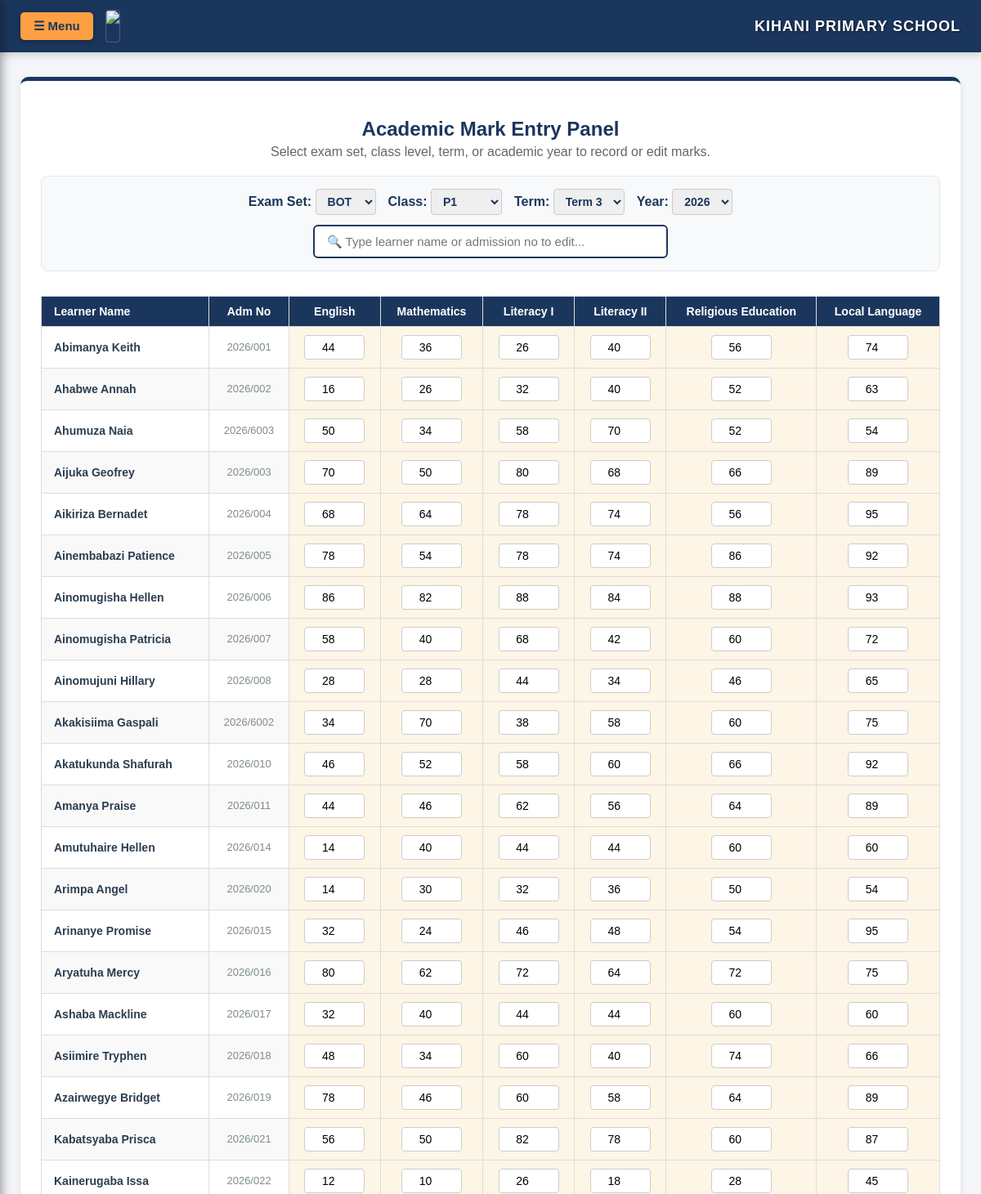
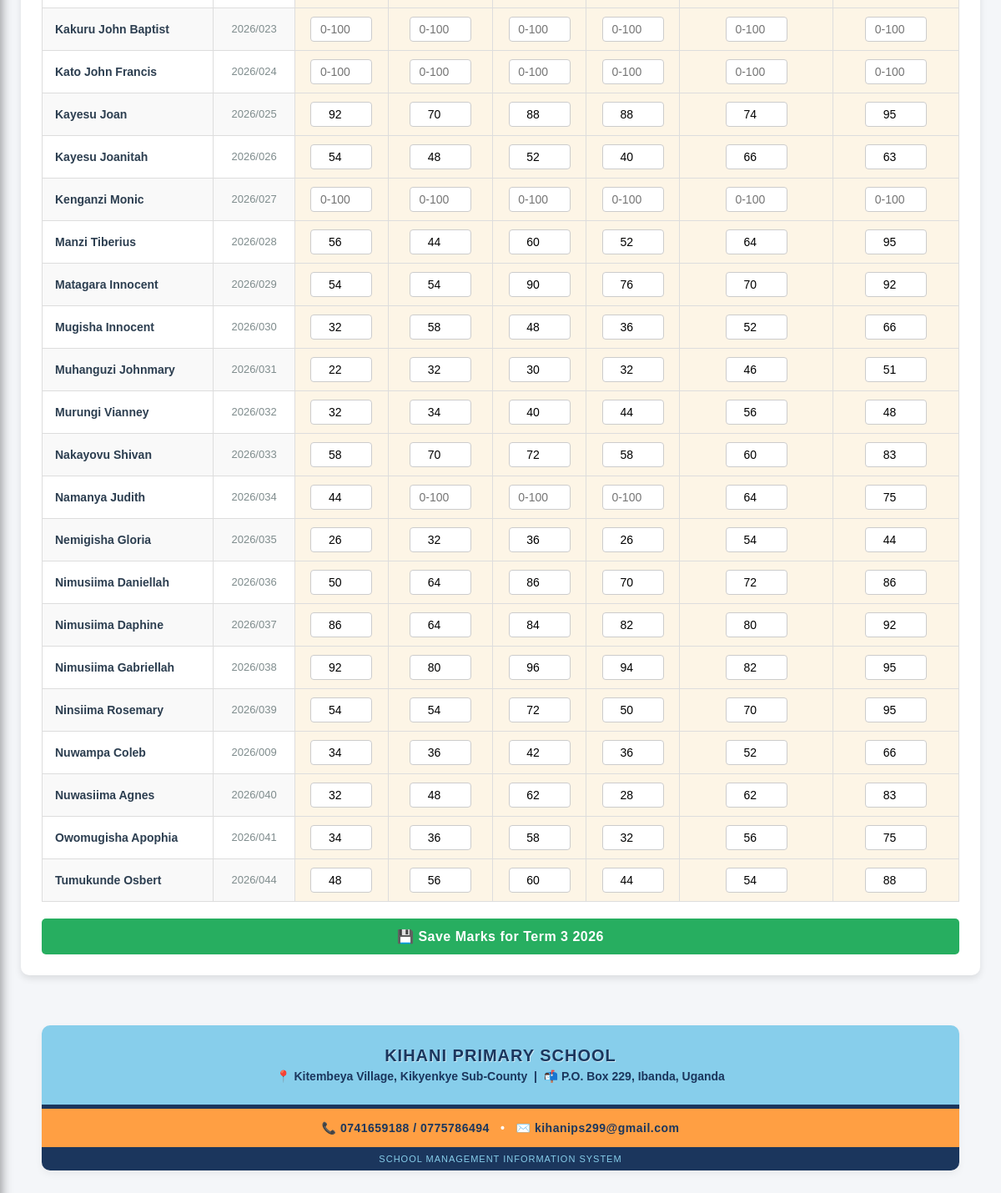
The page /manage_marks (signed in) on the database its author committed (2 pictures, top to bottom).
### tables this page shows
CREATE TABLE settings (
            id INTEGER PRIMARY KEY,
            current_term TEXT,
            current_year INTEGER
        );

CREATE TABLE students (
        id INTEGER PRIMARY KEY AUTOINCREMENT,
        admission_no TEXT, section TEXT, class_name TEXT, name TEXT,
        gender TEXT, dob TEXT, parent TEXT, phone TEXT, village TEXT, photo TEXT
    , parent_contact TEXT);

### appp.py (the view, shortened to what this page needs)
@app.route('/manage_marks', methods=['GET', 'POST'])
def manage_marks():
    if "admin" not in session:
        return redirect(url_for("login"))
    conn = sqlite3.connect(DB_NAME)
    conn.row_factory = sqlite3.Row
    subjects_p1_p3 = ["English", "Mathematics", "Literacy I", "Literacy II", "Religious Education", "Local Language"]
    subjects_p4_p7 = ["English", "Mathematics", "Integrated Science", "Social Studies (SST)"]
    subjects_pre_primary = ["Language", "Numbers", "Writing", "Social", "Health"]
    s_row = conn.execute("SELECT current_term, current_year FROM settings WHERE id = 1").fetchone()
    default_term = s_row['current_term'] if s_row else 'Term 1'
    default_year = int(s_row['current_year']) if s_row else 2026
    selected_class = request.args.get('class_name', 'P1')
    selected_exam = request.args.get('exam_type', 'BOT')
    selected_term = request.args.get('term', default_term)
    try:
        selected_year = int(request.args.get('year', default_year))
    except ValueError:
        selected_year = default_year
    students_rows = conn.execute(
        "SELECT * FROM students WHERE class_name = ? ORDER BY name ASC",
        (selected_class,)
    ).fetchall()
    students = []
    for s in students_rows:
        s_dict = dict(s)
        marks_rows = conn.execute("""
            SELECT TRIM(subject) as clean_sub, exam_type, score
            FROM marks
            WHERE TRIM(admission_no) = ? AND term = ? AND year = ?
        """, (str(s['admission_no']).strip(), selected_term, selected_year)).fetchall()
        marks_all = {}
        for m in marks_rows:
            sub_key = m['clean_sub']
            if sub_key in ["Social Studies", "SST"]:
                sub_key = "Social Studies (SST)"
            db_exam_tag = m['exam_type']
            if db_exam_tag == 'MTC': key = f"{sub_key}_MOT"
            else: key = f"{sub_key}_{db_exam_tag}"
            marks_all[key] = m['score']
        s_dict['marks_all'] = marks_all
        students.append(s_dict)
    conn.close()
    return render_template(
        "report_cards.html",
        students=students,
        selected_class=selected_class,
        selected_exam=selected_exam,
        selected_term=selected_term,
        selected_year=selected_year,
        subjects_p1_p3=subjects_p1_p3,
        subjects_p4_p7=subjects_p4_p7,
        subjects_pre_primary=subjects_pre_primary
    )

### templates/report_cards.html (shortened to what this page needs)
<!DOCTYPE html>
<html lang="en">
<head>
</head>
<body>
    <div style="background-color: #1B365D; padding: 12px 25px; display: flex; align-items: center; justify-content: space-between; box-shadow: 0 4px 10px rgba(0,0,0,0.15);">
        <div style="display: flex; align-items: center; gap: 15px;">
            <button class="menu-toggle-btn" onclick="toggleSidebar()">&#9776; Menu</button>
            <img src="{{ url_for('static', filename='photos/badge.jpg') }}" style="height: 38px; border-radius: 4px; border: 1px solid rgba(255,255,255,0.2);">
        </div>
        <div style="color: white; font-weight: bold; font-size: 18px; letter-spacing: 1px; text-shadow: 1px 1px 2px rgba(0,0,0,0.6);">
            KIHANI PRIMARY SCHOOL
        </div>
    </div>
    <div class="main-container">
        <div class="dashboard-container">
            <h2 style="color: #1B365D; text-align: center; margin-bottom: 5px;">Academic Mark Entry Panel</h2>
            <p style="text-align: center; color: #666; margin-top: 0; margin-bottom: 20px;">Select exam set, class level, term, or academic year to record or edit marks.</p>
            <form method="POST" action="{{ url_for('manage_marks') }}">
                <div style="background: #f8f9fa; padding: 15px; border-radius: 8px; margin-bottom: 15px; border: 1px solid #e2e8f0;">
                    <div style="display: flex; justify-content: center; gap: 15px; margin-bottom: 12px; flex-wrap: wrap;">
                        <div>
                            <label style="font-weight: bold; color: #1B365D;">Exam Set: </label>
                            <select id="examSelect" onchange="updateFilters()">
                                <option value="BOT" {% if selected_exam == "BOT" %}selected{% endif %}>BOT</option>
                            </select>
                        </div>
                        <div>
                            <label style="font-weight: bold; color: #1B365D;">Class: </label>
                            <select id="classSelect" onchange="updateFilters()">
                                <option value="P1" {% if selected_class == "P1" %}selected{% endif %}>P1</option>
                            </select>
                        </div>
                        <div>
                            <label style="font-weight: bold; color: #1B365D;">Term: </label>
                            <select id="termSelect" onchange="updateFilters()">
                                <option value="Term 3" {% if selected_term == "Term 3" %}selected{% endif %}>Term 3</option>
                            </select>
                        </div>
                        <div>
                            <label style="font-weight: bold; color: #1B365D;">Year: </label>
                            <select id="yearSelect" onchange="updateFilters()">
                                {% for y in range(2024, 2031) %}
                                    <option value="{{ y }}" {% if selected_year == y %}selected{% endif %}>{{ y }}</option>
                                {% endfor %}
                            </select>
                        </div>
                    </div>
                    <div class="search-container">
                        <input type="text" id="learnerSearch" class="search-input" onkeyup="filterLearners()" accesskey="q" placeholder="🔍 Type learner name or admission no to edit...">
                    </div>
                </div>
                <div style="overflow-x: auto;">
                    <table id="marksTable">
                        <thead>
                            <tr>
                                <th style="text-align: left; padding-left: 15px;">Learner Name</th>
                                <th>Adm No</th>
                                {% if selected_class in ['P1', 'P2', 'P3'] %}
                                    {% set active_subjects = subjects_p1_p3 %}
                                {% elif selected_class in ['P4', 'P5', 'P6', 'P7'] %}
                                    {% set active_subjects = subjects_p4_p7 %}
                                {% else %}
                                    {% set active_subjects = subjects_pre_primary %}
                                {% endif %}
                                {% for sub in active_subjects %}
                                    <th>{{ sub }}</th>
                                {% endfor %}
                            </tr>
                        </thead>
                        <tbody id="marksTbody">
                            {% for student in students %}
                            <tr>
                                <td style="text-align: left; font-weight: bold; color: #2c3e50; padding-left: 15px;">
                                    {{ student.name }}
                                </td>
                                <td style="color: #7f8c8d; font-size: 13px;">{{ student.admission_no }}</td>
                                {% for sub in active_subjects %}
                                <td style="background: #fdf5e6;">
                                    {% if sub == "Social Studies (SST)" %}
                                        {% set mark_key = "Social Studies (SST)_" ~ selected_exam %}
                                    {% else %}
                                        {% set mark_key = sub ~ '_' ~ selected_exam %}
                                    {% endif %}
                                    {% set saved_score = student.marks_all.get(mark_key, '') %}
                                    <input type="number"
                                           name="score__{{ student.admission_no }}__{{ sub }}"
                                           placeholder="0-100"
                                           value="{{ saved_score }}"
                                           min="0" max="100">
                                </td>
                                {% endfor %}
                            </tr>
                            {% else %}
                            <tr>
                                <td colspan="10" style="text-align: center; color: #888; padding: 20px;">
                                    No students found for {{ selected_class }}.
                                </td>
                            </tr>
                            {% endfor %}
                        </tbody>
                    </table>
                </div>
                <button type="submit" class="save-btn">💾 Save Marks for {{ selected_term }} {{ selected_year }}</button>
            </form>
        </div>
    </div>
    <footer style="margin-top: 30px; margin-bottom: 30px; text-align: center; font-family: Arial, sans-serif; border-radius: 10px; overflow: hidden; box-shadow: 0 4px 10px rgba(0,0,0,0.05); max-width: 1100px; margin-left: auto; margin-right: auto;">
        <div style="background: #87CEEB; padding: 25px 15px; border-bottom: 5px solid #1B365D;">
            <strong style="color: #1B365D; font-size: 20px; letter-spacing: 1px; text-shadow: 1px 1px 0px rgba(255,255,255,0.6);">
                KIHANI PRIMARY SCHOOL
            </strong><br>
            <span style="color: #1B365D; font-weight: bold; font-size: 14px; display: inline-block; margin-top: 5px;">
                📍 Kitembeya Village, Kikyenkye Sub-County &nbsp;|&nbsp; 📬 P.O. Box 229, Ibanda, Uganda
            </span>
        </div>
        <div style="background: #FF9F43; padding: 15px; color: white; font-weight: bold; font-size: 14px; letter-spacing: 0.5px;">
            📞 <span style="color: #1B365D;">0741659188 / 0775786494</span> &nbsp;&nbsp;•&nbsp;&nbsp; ✉️ <span style="color: #1B365D;">kihanips299@gmail.com</span>
        </div>
        <div style="background: #1B365D; padding: 8px; color: #87CEEB; font-size: 11px; text-transform: uppercase; letter-spacing: 1px;">
            School Management Information System
        </div>
    </footer>
</body>
</html>

### templates/report_cards.html (style rules this page uses)
body { font-family: Arial, sans-serif; background: #f4f6f9; padding: 0; margin: 0; min-height: 100vh; }
.main-container { padding: 30px 10px; }
.dashboard-container { max-width: 1100px; margin: 0 auto; background: white; border-radius: 10px; padding: 25px; box-shadow: 0 4px 8px rgba(0,0,0,0.1); border-top: 5px solid #1B365D; }
table { width: 100%; border-collapse: collapse; margin-top: 15px; font-size: 14px; }
th, td { border: 1px solid #ddd; padding: 10px; text-align: center; }
th { background: #1B365D; color: white; }
tr:nth-child(even) { background-color: #f9f9f9; }
input[type="number"] { width: 60px; padding: 6px; text-align: center; border: 1px solid #ccc; border-radius: 4px; font-size: 14px; }
.save-btn { background: #27ae60; color: white; border: none; padding: 12px 20px; border-radius: 5px; cursor: pointer; width: 100%; margin-top: 20px; font-weight: bold; font-size: 16px; letter-spacing: 0.5px; transition: background 0.2s; }
select { padding: 6px 10px; border-radius: 4px; border: 1px solid #ccc; font-size: 14px; font-weight: bold; color: #1B365D; }
.search-container { margin-top: 10px; text-align: center; }
.search-input { width: 100%; max-width: 400px; padding: 10px 15px; font-size: 15px; border: 2px solid #1B365D; border-radius: 6px; outline: none; transition: border-color 0.2s; }
.menu-toggle-btn { font-size: 15px; background-color: #FF9F43; color: #1B365D; border: none; padding: 8px 16px; border-radius: 5px; cursor: pointer; display: inline-flex; align-items: center; gap: 8px; font-weight: bold; box-shadow: 0 2px 6px rgba(0,0,0,0.3); transition: opacity 0.2s; }

### rows shown on the page
settings: current_term "Term 3", current_year "2026"
students: name "Abimanya Keith", admission_no "2026/001", active_subjects "44" "36" "26" "40" "56" "74"
students: name "Ahabwe Annah", admission_no "2026/002", active_subjects "16" "26" "32" "40" "52" "63"
students: name "Ahumuza Naia", admission_no "2026/6003", active_subjects "50" "34" "58" "70" "52" "54"
students: name "Aijuka Geofrey", admission_no "2026/003", active_subjects "70" "50" "80" "68" "66" "89"
students: name "Aikiriza Bernadet", admission_no "2026/004", active_subjects "68" "64" "78" "74" "56" "95"
students: name "Ainembabazi Patience", admission_no "2026/005", active_subjects "78" "54" "78" "74" "86" "92"
students: name "Ainomugisha Hellen", admission_no "2026/006", active_subjects "86" "82" "88" "84" "88" "93"
students: name "Ainomugisha Patricia", admission_no "2026/007", active_subjects "58" "40" "68" "42" "60" "72"
students: name "Ainomujuni Hillary", admission_no "2026/008", active_subjects "28" "28" "44" "34" "46" "65"
students: name "Akakisiima Gaspali", admission_no "2026/6002", active_subjects "34" "70" "38" "58" "60" "75"
students: name "Akatukunda Shafurah", admission_no "2026/010", active_subjects "46" "52" "58" "60" "66" "92"
students: name "Amanya Praise", admission_no "2026/011", active_subjects "44" "46" "62" "56" "64" "89"
students: name "Amutuhaire Hellen", admission_no "2026/014", active_subjects "14" "40" "44" "44" "60" "60"
students: name "Arimpa Angel", admission_no "2026/020", active_subjects "14" "30" "32" "36" "50" "54"
students: name "Arinanye Promise", admission_no "2026/015", active_subjects "32" "24" "46" "48" "54" "95"
students: name "Aryatuha Mercy", admission_no "2026/016", active_subjects "80" "62" "72" "64" "72" "75"
students: name "Ashaba Mackline", admission_no "2026/017", active_subjects "32" "40" "44" "44" "60" "60"
students: name "Asiimire Tryphen", admission_no "2026/018", active_subjects "48" "34" "60" "40" "74" "66"
students: name "Azairwegye Bridget", admission_no "2026/019", active_subjects "78" "46" "60" "58" "64" "89"
students: name "Kabatsyaba Prisca", admission_no "2026/021", active_subjects "56" "50" "82" "78" "60" "87"
students: name "Kainerugaba Issa", admission_no "2026/022", active_subjects "12" "10" "26" "18" "28" "45"
students: name "Kakuru John Baptist", admission_no "2026/023"
students: name "Kato John Francis", admission_no "2026/024"
students: name "Kayesu Joan", admission_no "2026/025", active_subjects "92" "70" "88" "88" "74" "95"
students: name "Kayesu Joanitah", admission_no "2026/026", active_subjects "54" "48" "52" "40" "66" "63"
students: name "Kenganzi Monic", admission_no "2026/027"
students: name "Manzi Tiberius", admission_no "2026/028", active_subjects "56" "44" "60" "52" "64" "95"
students: name "Matagara Innocent", admission_no "2026/029", active_subjects "54" "54" "90" "76" "70" "92"
students: name "Mugisha Innocent", admission_no "2026/030", active_subjects "32" "58" "48" "36" "52" "66"
students: name "Muhanguzi Johnmary", admission_no "2026/031", active_subjects "22" "32" "30" "32" "46" "51"
students: name "Murungi Vianney", admission_no "2026/032", active_subjects "32" "34" "40" "44" "56" "48"
students: name "Nakayovu Shivan", admission_no "2026/033", active_subjects "58" "70" "72" "58" "60" "83"
students: name "Namanya Judith", admission_no "2026/034", active_subjects "44" "64" "75"
students: name "Nemigisha Gloria", admission_no "2026/035", active_subjects "26" "32" "36" "26" "54" "44"
students: name "Nimusiima Daniellah", admission_no "2026/036", active_subjects "50" "64" "86" "70" "72" "86"
students: name "Nimusiima Daphine", admission_no "2026/037", active_subjects "86" "64" "84" "82" "80" "92"
students: name "Nimusiima Gabriellah", admission_no "2026/038", active_subjects "92" "80" "96" "94" "82" "95"
students: name "Ninsiima Rosemary", admission_no "2026/039", active_subjects "54" "54" "72" "50" "70" "95"
students: name "Nuwampa Coleb", admission_no "2026/009", active_subjects "34" "36" "42" "36" "52" "66"
students: name "Nuwasiima Agnes", admission_no "2026/040", active_subjects "32" "48" "62" "28" "62" "83"
students: name "Owomugisha Apophia", admission_no "2026/041", active_subjects "34" "36" "58" "32" "56" "75"
students: name "Tumukunde Osbert", admission_no "2026/044", active_subjects "48" "56" "60" "44" "54" "88"

### other values the page prints
{{ sub }} "English" "Mathematics" "Literacy I" "Literacy II" "Religious Education" "Local Language"
